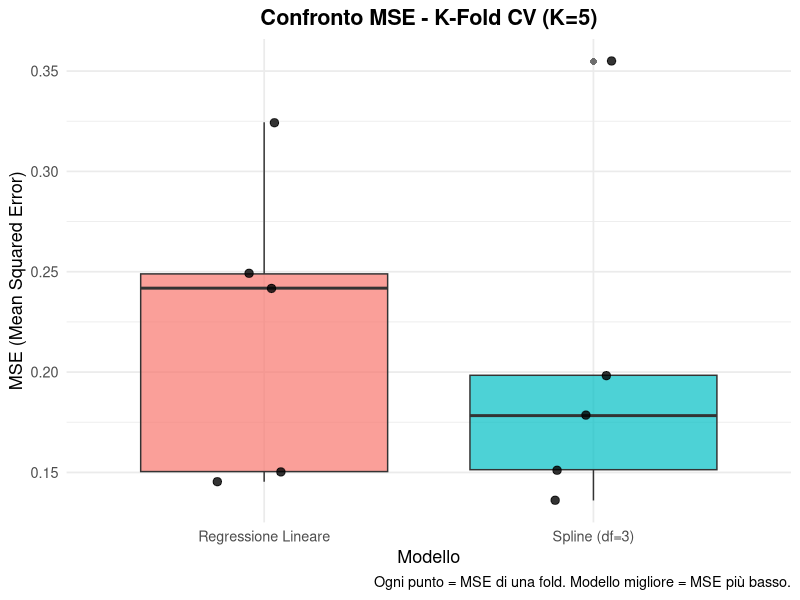

Reproduce this figure in R.
# =============================================================================
# ANALISI BOSTON DATASET - K-FOLD CROSS VALIDATION
# Modelli: Regressione Lineare vs Spline (ns + bs)
# =============================================================================
# PACCHETTI NECESSARI:
# - MASS       : contiene il dataset Boston
# - splines    : per costruire le basi delle spline (ns() e bs())
# - ggplot2    : per i grafici (boxplot finale)
#
# Se non li hai installati, esegui:
# install.packages(c("MASS", "splines", "ggplot2"))
# =============================================================================

library(MASS)      # Per il dataset Boston
library(splines)   # Per ns() e bs()
library(ggplot2)   # Per il boxplot finale


# =============================================================================
# SEZIONE 1: CARICAMENTO E SPLIT DEL DATASET
# =============================================================================

#' Carica il dataset Boston e lo divide in TRAIN e TEST
#'
#' @param seed      Seed per la riproducibilità (default: 42)
#' @param test_frac Proporzione da usare come TEST (default: 0.2 = 20%)
#'
#' @return Lista con $train e $test
carica_e_splitta <- function(seed = 42, test_frac = 0.2) {
  
  data("Boston", package = "MASS")
  cat("Dataset Boston caricato:", nrow(Boston), "righe,", ncol(Boston), "colonne\n")
  
  set.seed(seed)
  
  n_test      <- floor(nrow(Boston) * test_frac)
  indici_test <- sample(1:nrow(Boston), size = n_test, replace = FALSE)
  
  train <- Boston[-indici_test, ]
  test  <- Boston[indici_test, ]
  
  cat("Dimensioni TRAIN:", nrow(train), "righe\n")
  cat("Dimensioni TEST: ", nrow(test),  "righe\n\n")
  
  return(list(train = train, test = test))
}


# =============================================================================
# SEZIONE 2: CREAZIONE DELLE FOLD PER K-FOLD CV
# =============================================================================

#' Divide il dataset di TRAIN in K fold
#'
#' @param dati  Dataframe di training
#' @param K     Numero di fold (default: 5)
#' @param seed  Seed per la riproducibilità
#'
#' @return Vettore di interi (da 1 a K): l'i-esimo elemento è la fold
#'         a cui appartiene la riga i del dataframe
crea_fold <- function(dati, K = 5, seed = 42) {
  
  set.seed(seed)
  n <- nrow(dati)
  
  # Mescoliamo gli indici casualmente per evitare pattern nelle fold
  indici_mescolati <- sample(1:n)
  
  # Assegniamo ogni riga a una fold usando il modulo (%%)
  # La sequenza prodotta è: 1,2,3,...,K,1,2,3,...,K,...
  fold_assegnazioni <- rep(NA, n)
  fold_assegnazioni[indici_mescolati] <- (seq_along(indici_mescolati) - 1) %% K + 1
  
  cat("Fold create:", K, "fold\n")
  cat("Dimensione approssimativa di ogni fold:", floor(n / K), "osservazioni\n\n")
  
  return(fold_assegnazioni)
}


# =============================================================================
# SEZIONE 3: FUNZIONE DI CALCOLO MSE
# =============================================================================

#' Calcola il Mean Squared Error (Errore Quadratico Medio)
#'
#' MSE = media di (y_reale - y_predetto)^2
#' Più è basso, meglio il modello ha predetto.
#'
#' @param y_reale    Vettore dei valori reali
#' @param y_predetto Vettore dei valori predetti
#'
#' @return Singolo valore numerico: l'MSE
calcola_mse <- function(y_reale, y_predetto) {
  errori          <- y_reale - y_predetto
  errori_quadrati <- errori^2
  mse             <- mean(errori_quadrati)
  return(mse)
}


# =============================================================================
# SEZIONE 4: K-FOLD CV CON REGRESSIONE LINEARE
# =============================================================================

#' Esegue la K-Fold Cross Validation con Regressione Lineare
#'
#' @param dati            Dataframe di training
#' @param fold_vettore    Output di crea_fold()
#' @param formula_modello Formula R (es: rm ~ lstat + crim + ...)
#' @param K               Numero di fold
#'
#' @return Vettore di K valori MSE (uno per fold)
kfold_regressione_lineare <- function(dati, fold_vettore, formula_modello, K = 5) {
  
  mse_per_fold <- numeric(K)
  
  cat("--- Regressione Lineare: K-Fold CV ---\n")
  cat("  Formula:", deparse(formula_modello), "\n")
  
  for (k in 1:K) {
    
    # Tutte le fold tranne la k-esima → addestramento
    train_fold <- dati[fold_vettore != k, ]
    # La fold k → validazione
    val_fold   <- dati[fold_vettore == k, ]
    
    modello    <- lm(formula_modello, data = train_fold)
    previsioni <- predict(modello, newdata = val_fold)
    
    # Estraiamo il nome della risposta dalla formula (parte a sinistra del ~)
    variabile_risposta <- as.character(formula_modello)[2]
    y_reale <- val_fold[[variabile_risposta]]
    
    mse_per_fold[k] <- calcola_mse(y_reale, previsioni)
    cat(sprintf("  Fold %d: MSE = %.4f\n", k, mse_per_fold[k]))
  }
  
  cat(sprintf("  MEDIA MSE (Reg. Lineare): %.4f\n\n", mean(mse_per_fold)))
  
  return(mse_per_fold)
}


# =============================================================================
# SEZIONE 5: COSTRUTTORE DI FORMULA SPLINE
# =============================================================================

#' Costruisce una formula lm() con termini ns(), bs() e/o lineari
#'
#' Perché due tipi di spline?
#'   - ns() (Natural Spline): si comporta linearmente FUORI dai nodi di
#'     confine → stabile in K-Fold. Usarla per la maggior parte delle variabili.
#'   - bs() (B-Spline): con df=degree=3 non piazza nodi interni → non crasha
#'     su variabili con pochi valori distinti (es. zn che è quasi tutta zeri).
#'
#' Esempio con vars_ns=c("lstat","nox"), vars_bs=c("zn"), vars_lineari=c("crim"):
#'   rm ~ ns(lstat, df=3) + ns(nox, df=3) + bs(zn, df=3) + crim
#'
#' @param var_y        Nome della variabile risposta (stringa)
#' @param vars_ns      Vettore di variabili da avvolgere con ns()
#' @param vars_bs      Vettore di variabili da avvolgere con bs() (default: NULL)
#' @param vars_lineari Vettore di variabili da tenere lineari (default: NULL)
#' @param df_spline    Gradi di libertà per TUTTE le spline (default: 4)
#'
#' @return Oggetto formula R pronto per lm()
costruisci_formula_spline <- function(var_y,
                                      vars_ns,
                                      vars_bs      = NULL,
                                      vars_lineari = NULL,
                                      df_spline    = 4) {
  
  # Costruiamo i termini ns() per ogni variabile in vars_ns
  # sapply() applica la funzione a ogni elemento e restituisce un vettore
  termini_ns    <- sapply(vars_ns, function(v) paste0("ns(", v, ", df = ", df_spline, ")"))
  tutti_termini <- termini_ns
  
  # Aggiungiamo i termini bs() se presenti
  if (!is.null(vars_bs) && length(vars_bs) > 0) {
    termini_bs    <- sapply(vars_bs, function(v) paste0("bs(", v, ", df = ", df_spline, ")"))
    tutti_termini <- c(tutti_termini, termini_bs)
  }
  
  # Aggiungiamo i termini lineari se presenti (entrano senza wrapper)
  if (!is.null(vars_lineari) && length(vars_lineari) > 0) {
    tutti_termini <- c(tutti_termini, vars_lineari)
  }
  
  lato_destro     <- paste(tutti_termini, collapse = " + ")
  formula_stringa <- paste(var_y, "~", lato_destro)
  
  return(as.formula(formula_stringa))
}


# =============================================================================
# SEZIONE 6: K-FOLD CV CON SPLINE
# =============================================================================

#' Esegue la K-Fold Cross Validation con Spline (ns + bs)
#'
#' @param dati         Dataframe di training
#' @param fold_vettore Output di crea_fold()
#' @param var_y        Nome della variabile risposta (stringa)
#' @param vars_ns      Variabili da avvolgere con ns()
#' @param vars_bs      Variabili da avvolgere con bs() (default: NULL)
#' @param vars_lineari Variabili da tenere lineari (default: NULL)
#' @param df_spline    Gradi di libertà delle spline (default: 4)
#' @param K            Numero di fold
#'
#' @return Vettore di K valori MSE (uno per fold)
kfold_spline <- function(dati, fold_vettore, var_y,
                         vars_ns, vars_bs = NULL, vars_lineari = NULL,
                         df_spline = 4, K = 5) {
  
  mse_per_fold <- numeric(K)
  
  # Costruiamo la formula UNA SOLA VOLTA fuori dal loop:
  # è identica per tutte le fold, non ha senso ricostruirla K volte
  formula_spline <- costruisci_formula_spline(
    var_y        = var_y,
    vars_ns      = vars_ns,
    vars_bs      = vars_bs,
    vars_lineari = vars_lineari,
    df_spline    = df_spline
  )
  
  cat(sprintf("--- Spline (df=%d): K-Fold CV ---\n", df_spline))
  cat("  Formula:", deparse(formula_spline), "\n")
  
  for (k in 1:K) {
    
    train_fold <- dati[fold_vettore != k, ]
    val_fold   <- dati[fold_vettore == k, ]
    
    modello    <- lm(formula_spline, data = train_fold)
    previsioni <- predict(modello, newdata = val_fold)
    
    y_reale <- val_fold[[var_y]]
    
    mse_per_fold[k] <- calcola_mse(y_reale, previsioni)
    cat(sprintf("  Fold %d: MSE = %.4f\n", k, mse_per_fold[k]))
  }
  
  cat(sprintf("  MEDIA MSE (Spline df=%d): %.4f\n\n", df_spline, mean(mse_per_fold)))
  
  return(mse_per_fold)
}


# =============================================================================
# SEZIONE 7: PREDICT FINALE SUL TEST SET
# =============================================================================

#' Addestra il modello finale su TUTTO il train e lo valuta sul TEST
#'
#' La firma è coerente con kfold_spline: stessi parametri, stessa
#' costruisci_formula_spline → garanzia che il modello valutato sul test
#' è identico a quello valutato in cross-validation.
#'
#' @param train        Dataframe di training completo
#' @param test         Dataframe di test
#' @param tipo_modello "lineare" o "spline"
#' @param var_y        Nome della variabile risposta (stringa)
#' @param formula_lm   Formula per la regressione lineare (solo se tipo="lineare")
#' @param vars_ns      Variabili con ns() (solo se tipo="spline")
#' @param vars_bs      Variabili con bs() (solo se tipo="spline", default: NULL)
#' @param vars_lineari Variabili lineari (solo se tipo="spline", default: NULL)
#' @param df_spline    Gradi di libertà spline (solo se tipo="spline")
#'
#' @return Lista con $modello, $previsioni, $mse_test
valuta_su_test <- function(train, test, tipo_modello, var_y,
                           formula_lm   = NULL,
                           vars_ns      = NULL,
                           vars_bs      = NULL,
                           vars_lineari = NULL,
                           df_spline    = 4) {
  
  if (tipo_modello == "lineare") {
    
    modello    <- lm(formula_lm, data = train)
    previsioni <- predict(modello, newdata = test)
    
  } else if (tipo_modello == "spline") {
    
    # Usiamo la stessa funzione usata in kfold_spline → coerenza totale
    formula_spline <- costruisci_formula_spline(
      var_y        = var_y,
      vars_ns      = vars_ns,
      vars_bs      = vars_bs,
      vars_lineari = vars_lineari,
      df_spline    = df_spline
    )
    cat("  Formula spline finale:", deparse(formula_spline), "\n")
    modello    <- lm(formula_spline, data = train)
    previsioni <- predict(modello, newdata = test)
    
  } else {
    stop("tipo_modello deve essere 'lineare' o 'spline'")
  }
  
  y_test_reale <- test[[var_y]]
  mse_test     <- calcola_mse(y_test_reale, previsioni)
  
  cat(sprintf("MSE sul TEST set (%s): %.4f\n", tipo_modello, mse_test))
  
  return(list(modello = modello, previsioni = previsioni, mse_test = mse_test))
}


# =============================================================================
# SEZIONE 8: BOXPLOT DI CONFRONTO
# =============================================================================

#' Crea un boxplot per confrontare gli MSE delle K fold tra i due modelli
#'
#' Il boxplot mostra non solo la media ma anche la VARIABILITÀ dell'errore:
#'   - linea centrale = mediana degli MSE
#'   - rettangolo     = 50% centrale dei valori (IQR)
#'   - baffi          = range (esclusi outlier)
#'   - punti          = i K valori MSE reali (uno per fold)
#'
#' @param lista_mse Lista nominata di vettori MSE
#'                  (es: list("Lineare"=vettore, "Spline"=vettore))
#' @param titolo    Titolo del grafico
#'
#' @return Oggetto ggplot
crea_boxplot_confronto <- function(lista_mse, titolo = "Confronto MSE - K-Fold CV") {
  
  # Costruiamo un dataframe in formato "lungo":
  # una riga per ogni coppia (MSE, nome_modello)
  df_plot <- data.frame(
    MSE     = unlist(lista_mse),
    Modello = rep(names(lista_mse), sapply(lista_mse, length))
    # rep() ripete ogni nome tante volte quante sono le fold di quel modello
    # sapply(lista_mse, length) restituisce il numero di fold per ogni modello
  )
  
  grafico <- ggplot(df_plot, aes(x = Modello, y = MSE, fill = Modello)) +
    geom_boxplot(alpha = 0.7, outlier.shape = 16, outlier.size = 2) +
    # geom_jitter sovrappone i punti reali, spostati leggermente in orizzontale
    # per evitare sovrapposizioni (width = ampiezza dello spostamento)
    geom_jitter(width = 0.15, size = 2.5, alpha = 0.8) +
    labs(
      title   = titolo,
      x       = "Modello",
      y       = "MSE (Mean Squared Error)",
      caption = "Ogni punto = MSE di una fold. Modello migliore = MSE più basso."
    ) +
    theme_minimal(base_size = 13) +
    theme(
      legend.position = "none",
      plot.title      = element_text(hjust = 0.5, face = "bold")
    )
  
  return(grafico)
}


# =============================================================================
# SCRIPT PRINCIPALE
# =============================================================================

cat("========================================================\n")
cat("   ANALISI BOSTON - REGRESSIONE LINEARE VS SPLINE\n")
cat("========================================================\n\n")

# --- STEP 1: Carica e splitta ---
dati_split <- carica_e_splitta(seed = 42, test_frac = 0.2)
train <- dati_split$train
test  <- dati_split$test

# --- STEP 2: Definisci risposta e covariate ---
response <- "rm"

# Prendiamo tutti i nomi delle colonne di Boston ed escludiamo:
#   - la variabile risposta (rm)
#   - chas (variabile dummy 0/1, non ha senso metterci una spline sopra)
f_names    <- names(Boston)
covariates <- f_names[ !f_names %in% c(response, "chas") ]

# zn è quasi tutta zeri → ns() crasha (nodi interni coincidono col boundary)
# la separiamo e la tratteremo con bs() che con df=3 non piazza nodi interni
vars_ns <- covariates[ covariates != "zn" ]   # tutte le altre → ns()
vars_bs <- "zn"                                # solo zn        → bs()

cat("Variabile risposta:", response, "\n")
cat("Covariate con ns():", paste(vars_ns, collapse = ", "), "\n")
cat("Covariate con bs():", paste(vars_bs, collapse = ", "), "\n\n")

# --- STEP 3: Crea le fold ---
K            <- 5
fold_vettore <- crea_fold(train, K = K, seed = 42)

# --- STEP 4: Formula della regressione lineare ---
formula_lineare <- as.formula(
  paste(response, "~", paste(covariates, collapse = " + "))
)

# --- STEP 5: K-Fold CV per entrambi i modelli ---
mse_lineare <- kfold_regressione_lineare(
  dati            = train,
  fold_vettore    = fold_vettore,
  formula_modello = formula_lineare,
  K               = K
)

mse_spline <- kfold_spline(
  dati         = train,
  fold_vettore = fold_vettore,
  var_y        = response,
  vars_ns      = vars_ns,
  vars_bs      = vars_bs,
  vars_lineari = NULL,
  df_spline    = 3,
  K            = K
)

# --- STEP 6: Riepilogo CV ---
cat("========================================================\n")
cat("RIEPILOGO MEDIA MSE DALLA K-FOLD CV:\n")
cat(sprintf("  Regressione Lineare : %.4f\n", mean(mse_lineare)))
cat(sprintf("  Spline (df=3)       : %.4f\n", mean(mse_spline)))
cat("Il modello con MSE più basso è il migliore in cross-validation.\n\n")

# --- STEP 7: Valutazione finale sul test set ---
cat("========================================================\n")
cat("VALUTAZIONE FINALE SUL TEST SET:\n\n")

risultato_lineare <- valuta_su_test(
  train        = train,
  test         = test,
  tipo_modello = "lineare",
  var_y        = response,
  formula_lm   = formula_lineare
)

risultato_spline <- valuta_su_test(
  train        = train,
  test         = test,
  tipo_modello = "spline",
  var_y        = response,
  vars_ns      = vars_ns,
  vars_bs      = vars_bs,
  vars_lineari = NULL,
  df_spline    = 3
)

# --- STEP 8: Boxplot ---
cat("\n========================================================\n")
cat("CREAZIONE BOXPLOT DI CONFRONTO...\n")

grafico <- crea_boxplot_confronto(
  lista_mse = list(
    "Regressione Lineare" = mse_lineare,
    "Spline (df=3)"       = mse_spline
  ),
  titolo = "Confronto MSE - K-Fold CV (K=5)"
)

print(grafico)

cat("\n✓ Analisi completata!\n")
